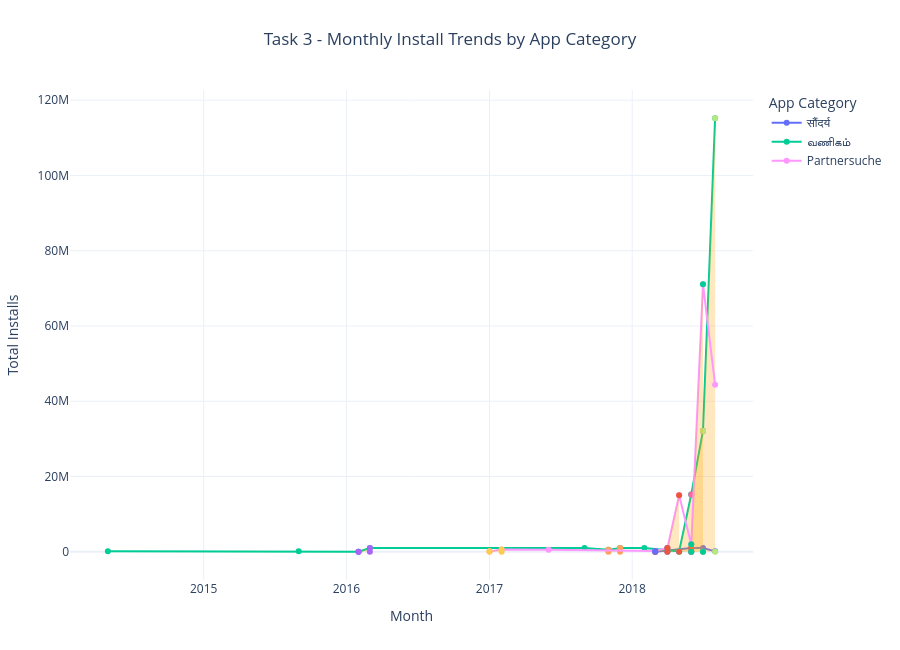

Notebook source saved alongside this figure:
### Code cell
# ============================================================
# TASK 3 - GOOGLE PLAY STORE ANALYTICS
# ONE CELL: Python + HTML Dashboard
# ============================================================

import pandas as pd
import plotly.graph_objects as go
from pathlib import Path
from datetime import datetime, time
from zoneinfo import ZoneInfo
import webbrowser
import json

# ------------------------------------------------------------
# 1. LOAD DATA
# ------------------------------------------------------------

df = pd.read_csv("Play Store Data.csv")

print("Dataset loaded successfully!")
print("Original shape:", df.shape)


# ------------------------------------------------------------
# 2. CLEAN DATA
# ------------------------------------------------------------

# Clean Installs
df["Installs"] = (
    df["Installs"]
    .astype(str)
    .str.replace(",", "", regex=False)
    .str.replace("+", "", regex=False)
)

df["Installs"] = pd.to_numeric(df["Installs"], errors="coerce")

# Clean Reviews
df["Reviews"] = pd.to_numeric(df["Reviews"], errors="coerce")

# Clean Last Updated
df["Last Updated"] = pd.to_datetime(
    df["Last Updated"],
    errors="coerce"
)

# Remove missing required values
task3 = df.dropna(
    subset=[
        "App",
        "Category",
        "Installs",
        "Reviews",
        "Last Updated"
    ]
).copy()


# ------------------------------------------------------------
# 3. TASK 3 FILTERS
# ------------------------------------------------------------

# Reviews should be more than 500
task3 = task3[task3["Reviews"] > 500]

# App name should NOT start with X, Y or Z
task3 = task3[
    ~task3["App"]
    .str.upper()
    .str.startswith(("X", "Y", "Z"))
]

# App name should NOT contain letter S
task3 = task3[
    ~task3["App"]
    .str.upper()
    .str.contains("S", regex=False)
]

# Keep the categories required for translation
task3 = task3[
    task3["Category"].isin(
        ["BEAUTY", "BUSINESS", "DATING"]
    )
].copy()


# ------------------------------------------------------------
# 4. TRANSLATE CATEGORIES
# ------------------------------------------------------------

category_translation = {
    "BEAUTY": "सौंदर्य",       # Hindi
    "BUSINESS": "வணிகம்",      # Tamil
    "DATING": "Partnersuche"   # German
}

task3["Display_Category"] = (
    task3["Category"]
    .map(category_translation)
)


# ------------------------------------------------------------
# 5. CREATE MONTHLY TIME SERIES
# ------------------------------------------------------------

task3["Month"] = (
    task3["Last Updated"]
    .dt.to_period("M")
    .dt.to_timestamp()
)

monthly = (
    task3
    .groupby(
        [
            "Category",
            "Display_Category",
            "Month"
        ]
    )["Installs"]
    .sum()
    .reset_index(name="Total_Installs")
)

monthly = monthly.sort_values(
    ["Category", "Month"]
)


# ------------------------------------------------------------
# 6. MONTH-OVER-MONTH GROWTH
# ------------------------------------------------------------

monthly["MoM_Growth"] = (
    monthly
    .groupby("Category")["Total_Installs"]
    .pct_change()
    * 100
)

# Significant growth = more than 20%
monthly["Significant_Growth"] = (
    monthly["MoM_Growth"] > 20
)


# ------------------------------------------------------------
# 7. CREATE PLOTLY GRAPH
# ------------------------------------------------------------

fig = go.Figure()

categories = monthly["Category"].unique()

for category in categories:

    category_data = monthly[
        monthly["Category"] == category
    ].sort_values("Month")

    display_category = category_data[
        "Display_Category"
    ].iloc[0]

    # Line
    fig.add_trace(
        go.Scatter(
            x=category_data["Month"],
            y=category_data["Total_Installs"],
            mode="lines+markers",
            name=display_category,
            customdata=category_data[
                ["MoM_Growth", "Significant_Growth"]
            ],
            hovertemplate=(
                "<b>%{fullData.name}</b><br>"
                "Month: %{x|%b %Y}<br>"
                "Total Installs: %{y:,}<br>"
                "MoM Growth: %{customdata[0]:.2f}%"
                "<extra></extra>"
            )
        )
    )

    # --------------------------------------------------------
    # SHADE PERIODS WHERE GROWTH > 20%
    # --------------------------------------------------------

    for i in range(1, len(category_data)):

        row = category_data.iloc[i]
        previous = category_data.iloc[i - 1]

        if row["Significant_Growth"]:

            fig.add_trace(
                go.Scatter(
                    x=[
                        previous["Month"],
                        row["Month"],
                        row["Month"],
                        previous["Month"]
                    ],
                    y=[
                        0,
                        0,
                        row["Total_Installs"],
                        previous["Total_Installs"]
                    ],
                    fill="toself",
                    fillcolor="rgba(255,165,0,0.25)",
                    line=dict(width=0),
                    hoverinfo="skip",
                    showlegend=False
                )
            )


# ------------------------------------------------------------
# 8. GRAPH DESIGN
# ------------------------------------------------------------

fig.update_layout(
    title={
        "text": (
            "Task 3 - Monthly Install Trends by App Category"
        ),
        "x": 0.5
    },

    xaxis_title="Month",

    yaxis_title="Total Installs",

    hovermode="x unified",

    template="plotly_white",

    height=650,

    legend_title="App Category",

    margin=dict(
        l=70,
        r=40,
        t=90,
        b=70
    )
)


# ------------------------------------------------------------
# 9. CONVERT GRAPH TO HTML
# ------------------------------------------------------------

plot_html = fig.to_html(
    full_html=False,
    include_plotlyjs=True
)


# ------------------------------------------------------------
# 10. CREATE DASHBOARD HTML
# ------------------------------------------------------------

dashboard_html = f"""
<!DOCTYPE html>

<html>

<head>

<meta charset="UTF-8">

<title>
Google Play Store Analytics - Task 3
</title>

<style>

body {{
    font-family: Arial, sans-serif;
    background-color: #f5f5f5;
    margin: 0;
    padding: 0;
}}

.header {{
    background-color: #222;
    color: white;
    padding: 25px;
    text-align: center;
}}

.container {{
    width: 95%;
    margin: 25px auto;
}}

.card {{
    background-color: white;
    padding: 25px;
    border-radius: 10px;
    box-shadow: 0 2px 8px rgba(0,0,0,0.15);
}}

.info {{
    background-color: #eeeeee;
    padding: 15px;
    border-radius: 8px;
    margin-bottom: 20px;
}}

.warning {{
    text-align: center;
    padding: 60px;
    font-size: 22px;
    color: #555;
}}

</style>

</head>


<body>


<div class="header">

<h1>
Google Play Store Analytics
</h1>

<h2>
Monthly App Install Growth Analysis - Install Trend Analysis
</h2>

</div>


<div class="container">


<div id="dashboard">


<div class="card">


<div class="info">

<b>Task 3 Requirements:</b>

<br><br>

• Monthly total installs by app category
<br>
• Significant growth highlighted when MoM growth exceeds 20%
<br>
• Reviews greater than 500
<br>
• App name does not start with X, Y or Z
<br>
• App name does not contain letter S
<br>
• Beauty → सौंदर्य
<br>
• Business → வணிகம்
<br>
• Dating → Partnersuche
<br>
• Available: 6:00 PM - 9:00 PM IST

</div>


{plot_html}


</div>


</div>


<div id="outsideTime" class="warning">

<h2>
Monthly App Install Growth Analysis is currently unavailable
</h2>

<p>
Available: 6:00 PM - 9:00 PM IST
</p>

</div>


</div>


<script>

function checkTime() {{

    // Current time in India
    const now = new Date();

    const formatter = new Intl.DateTimeFormat(
        "en-US",
        {{
            timeZone: "Asia/Kolkata",
            hour: "2-digit",
            minute: "2-digit",
            hour12: false
        }}
    );

    const parts = formatter.formatToParts(now);

    let hour = parseInt(
        parts.find(
            p => p.type === "hour"
        ).value
    );

    let minute = parseInt(
        parts.find(
            p => p.type === "minute"
        ).value
    );


    const currentMinutes =
        hour * 60 + minute;


    const startMinutes =
        18 * 60;

    const endMinutes =
        21 * 60;


    const dashboard =
        document.getElementById(
            "dashboard"
        );

    const outsideTime =
        document.getElementById(
            "outsideTime"
        );


    if (
        currentMinutes >= startMinutes &&
        currentMinutes < endMinutes
    ) {{

        dashboard.style.display = "block";

        outsideTime.style.display = "none";

    }} else {{

        dashboard.style.display = "none";

        outsideTime.style.display = "block";

    }}

}}


// Check immediately
checkTime();


// Check every minute
setInterval(
    checkTime,
    60000
);

</script>


</body>

</html>
"""


# ------------------------------------------------------------
# 11. SAVE HTML FILE
# ------------------------------------------------------------

dashboard_file = Path(
    "dashboard_task3.html"
)

dashboard_file.write_text(
    dashboard_html,
    encoding="utf-8"
)


# ------------------------------------------------------------
# 12. AUTOMATICALLY OPEN IN BROWSER
# ------------------------------------------------------------

webbrowser.open(
    dashboard_file.resolve().as_uri()
)


# ------------------------------------------------------------
# 13. ALSO SHOW GRAPH IN JUPYTER
# ------------------------------------------------------------

fig.show()


# ------------------------------------------------------------
# 14. FINAL OUTPUT
# ------------------------------------------------------------

print()
print("==========================================")
print("       TASK 3 COMPLETED")
print("==========================================")
print()
print("Original rows:", len(df))
print("Filtered rows:", len(task3))
print("Monthly records:", len(monthly))
print()
print("Categories:")
print(monthly["Display_Category"].unique())
print()
print("Dashboard file:")
print(dashboard_file.resolve())
print()
print("Available: 6:00 PM - 9:00 PM IST")
print()
print("The dashboard has been opened automatically")
print("in your browser.")
print()
print("==========================================")

### Figure 1 — Plotly figure (JSON) as saved in the notebook; plotly's stock layout.template omitted (floating-point values rounded to 4 significant figures)
{"data": [{"customdata": [[null, false], [19900, true], [0, false], [-90, false]], "hovertemplate": "<b>%{fullData.name}</b><br>Month: %{x|%b %Y}<br>Total Installs: %{y:,}<br>MoM Growth: %{customdata[0]:.2f}%<extra></extra>", "mode": "lines+markers", "name": "सौंदर्य", "type": "scatter", "x": ["2018-03-01T00:00:00.000000", "2018-06-01T00:00:00.000000", "2018-07-01T00:00:00.000000", "2018-08-01T00:00:00.000000"], "y": [5000.0, 1000000.0, 1000000.0, 100000.0]}, {"fill": "toself", "fillcolor": "rgba(255,165,0,0.25)", "hoverinfo": "skip", "line": {"width": 0}, "showlegend": false, "type": "scatter", "x": ["2018-03-01T00:00:00", "2018-06-01T00:00:00", "2018-06-01T00:00:00", "2018-03-01T00:00:00"], "y": [0, 0, 1000000, 5000]}, {"customdata": [[null, false], [0, false], [-90, false], [9900, true], [0, false], [-50, false], [100.2, true], [-0.0999, false], [-90, false], [15100, true], [111.2, true], [258.9, true]], "hovertemplate": "<b>%{fullData.name}</b><br>Month: %{x|%b %Y}<br>Total Installs: %{y:,}<br>MoM Growth: %{customdata[0]:.2f}%<extra></extra>", "mode": "lines+markers", "name": "வணிகம்", "type": "scatter", "x": ["2014-05-01T00:00:00.000000", "2015-09-01T00:00:00.000000", "2016-02-01T00:00:00.000000", "2016-03-01T00:00:00.000000", "2017-09-01T00:00:00.000000", "2017-11-01T00:00:00.000000", "2017-12-01T00:00:00.000000", "2018-02-01T00:00:00.000000", "2018-05-01T00:00:00.000000", "2018-06-01T00:00:00.000000", "2018-07-01T00:00:00.000000", "2018-08-01T00:00:00.000000"], "y": [100000.0, 100000.0, 10000.0, 1000000.0, 1000000.0, 500000.0, 1001000.0, 1000000.0, 100000.0, 15200000.0, 32100000.0, 115200000.0]}, {"fill": "toself", "fillcolor": "rgba(255,165,0,0.25)", "hoverinfo": "skip", "line": {"width": 0}, "showlegend": false, "type": "scatter", "x": ["2016-02-01T00:00:00", "2016-03-01T00:00:00", "2016-03-01T00:00:00", "2016-02-01T00:00:00"], "y": [0, 0, 1000000, 10000]}, {"fill": "toself", "fillcolor": "rgba(255,165,0,0.25)", "hoverinfo": "skip", "line": {"width": 0}, "showlegend": false, "type": "scatter", "x": ["2017-11-01T00:00:00", "2017-12-01T00:00:00", "2017-12-01T00:00:00", "2017-11-01T00:00:00"], "y": [0, 0, 1001000, 500000]}, {"fill": "toself", "fillcolor": "rgba(255,165,0,0.25)", "hoverinfo": "skip", "line": {"width": 0}, "showlegend": false, "type": "scatter", "x": ["2018-05-01T00:00:00", "2018-06-01T00:00:00", "2018-06-01T00:00:00", "2018-05-01T00:00:00"], "y": [0, 0, 15200000, 100000]}, {"fill": "toself", "fillcolor": "rgba(255,165,0,0.25)", "hoverinfo": "skip", "line": {"width": 0}, "showlegend": false, "type": "scatter", "x": ["2018-06-01T00:00:00", "2018-07-01T00:00:00", "2018-07-01T00:00:00", "2018-06-01T00:00:00"], "y": [0, 0, 32100000, 15200000]}, {"fill": "toself", "fillcolor": "rgba(255,165,0,0.25)", "hoverinfo": "skip", "line": {"width": 0}, "showlegend": false, "type": "scatter", "x": ["2018-07-01T00:00:00", "2018-08-01T00:00:00", "2018-08-01T00:00:00", "2018-07-01T00:00:00"], "y": [0, 0, 115200000, 32100000]}, {"customdata": [[null, false], [500, true], [-16.67, false], [-60, false], [400, true], [1400, true], [-86.53, false], [3420.0, true], [-37.56, false]], "hovertemplate": "<b>%{fullData.name}</b><br>Month: %{x|%b %Y}<br>Total Installs: %{y:,}<br>MoM Growth: %{customdata[0]:.2f}%<extra></extra>", "mode": "lines+markers", "name": "Partnersuche", "type": "scatter", "x": ["2017-01-01T00:00:00.000000", "2017-02-01T00:00:00.000000", "2017-06-01T00:00:00.000000", "2018-03-01T00:00:00.000000", "2018-04-01T00:00:00.000000", "2018-05-01T00:00:00.000000", "2018-06-01T00:00:00.000000", "2018-07-01T00:00:00.000000", "2018-08-01T00:00:00.000000"], "y": [100000.0, 600000.0, 500000.0, 200000.0, 1000000.0, 15000000.0, 2020000.0, 71100000.0, 44400000.0]}, {"fill": "toself", "fillcolor": "rgba(255,165,0,0.25)", "hoverinfo": "skip", "line": {"width": 0}, "showlegend": false, "type": "scatter", "x": ["2017-01-01T00:00:00", "2017-02-01T00:00:00", "2017-02-01T00:00:00", "2017-01-01T00:00:00"], "y": [0, 0, 600000, 100000]}, {"fill": "toself", "fillcolor": "rgba(255,165,0,0.25)", "hoverinfo": "skip", "line": {"width": 0}, "showlegend": false, "type": "scatter", "x": ["2018-03-01T00:00:00", "2018-04-01T00:00:00", "2018-04-01T00:00:00", "2018-03-01T00:00:00"], "y": [0, 0, 1000000, 200000]}, {"fill": "toself", "fillcolor": "rgba(255,165,0,0.25)", "hoverinfo": "skip", "line": {"width": 0}, "showlegend": false, "type": "scatter", "x": ["2018-04-01T00:00:00", "2018-05-01T00:00:00", "2018-05-01T00:00:00", "2018-04-01T00:00:00"], "y": [0, 0, 15000000, 1000000]}, {"fill": "toself", "fillcolor": "rgba(255,165,0,0.25)", "hoverinfo": "skip", "line": {"width": 0}, "showlegend": false, "type": "scatter", "x": ["2018-06-01T00:00:00", "2018-07-01T00:00:00", "2018-07-01T00:00:00", "2018-06-01T00:00:00"], "y": [0, 0, 71105000, 2020000]}], "layout": {"height": 650, "hovermode": "x unified", "legend": {"title": {"text": "App Category"}}, "margin": {"b": 70, "l": 70, "r": 40, "t": 90}, "title": {"text": "Task 3 - Monthly Install Trends by App Category", "x": 0.5}, "xaxis": {"title": {"text": "Month"}}, "yaxis": {"title": {"text": "Total Installs"}}}}
